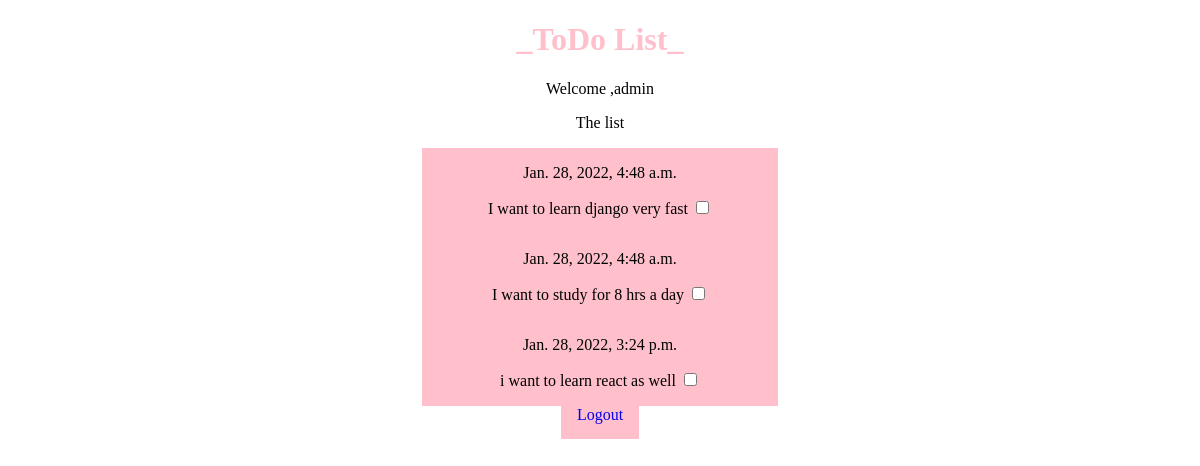
The app's page / (signed in) with its own data.
### myapp/models.py (models this page shows)
class Todolist(models.Model):
    todo = models.CharField(max_length=100)
    date = models.DateTimeField(default=timezone.now)

### myapp/views.py (the view)
# urls.py: path('', views.index, name='index'),
def index(request):
        todolist = Todolist.objects.all()
        return render(request, 'index.html', {'todolist': todolist})

### templates/index.html (shortened to what this page needs)
<!DOCTYPE html>
<html lang="en">
<head>
</head>
<body>
    <header>
        <h1>_ToDo List_</h1>
    </header>
    {% if user.is_authenticated %}
    <p>Welcome ,{{ user.username }}</p>
    {% endif %}
    <p>The list</p>
{% if user.is_authenticated %}
    {% for Todo in todolist %}
        <div class="list">
            <div class="list-content">
                <p>{{Todo.date}}</p>
                <p> {{Todo.todo}}  <input type="checkbox"></p>
            </div>
        </div>
    {% endfor %}
    {% endif %}
{% if user.is_authenticated %}
    <a href="logout">Logout</a>
{% else %}
    <a href="login">Login</a>
{% endif %}
</body>
</html>

### templates/index.html (style rules this page uses)
body { text-align: center; }
header { color:pink; }
h1 { text-align: center; }
a { text-decoration:none; background:pink; padding:1rem; text-align: center; width:30px; }
.list { margin:auto; width:30%; display:grid; grid-templates-column: 1fr 2fr; background:pink; }

### records on screen
Todolist: date "Jan. 28, 2022, 4:48 a.m.", todo "I want to learn django very fast"
Todolist: date "Jan. 28, 2022, 4:48 a.m.", todo "I want to study for 8 hrs a day"
Todolist: date "Jan. 28, 2022, 3:24 p.m.", todo "i want to learn react as well"

### other values on screen
{{ user.username }} "admin"
